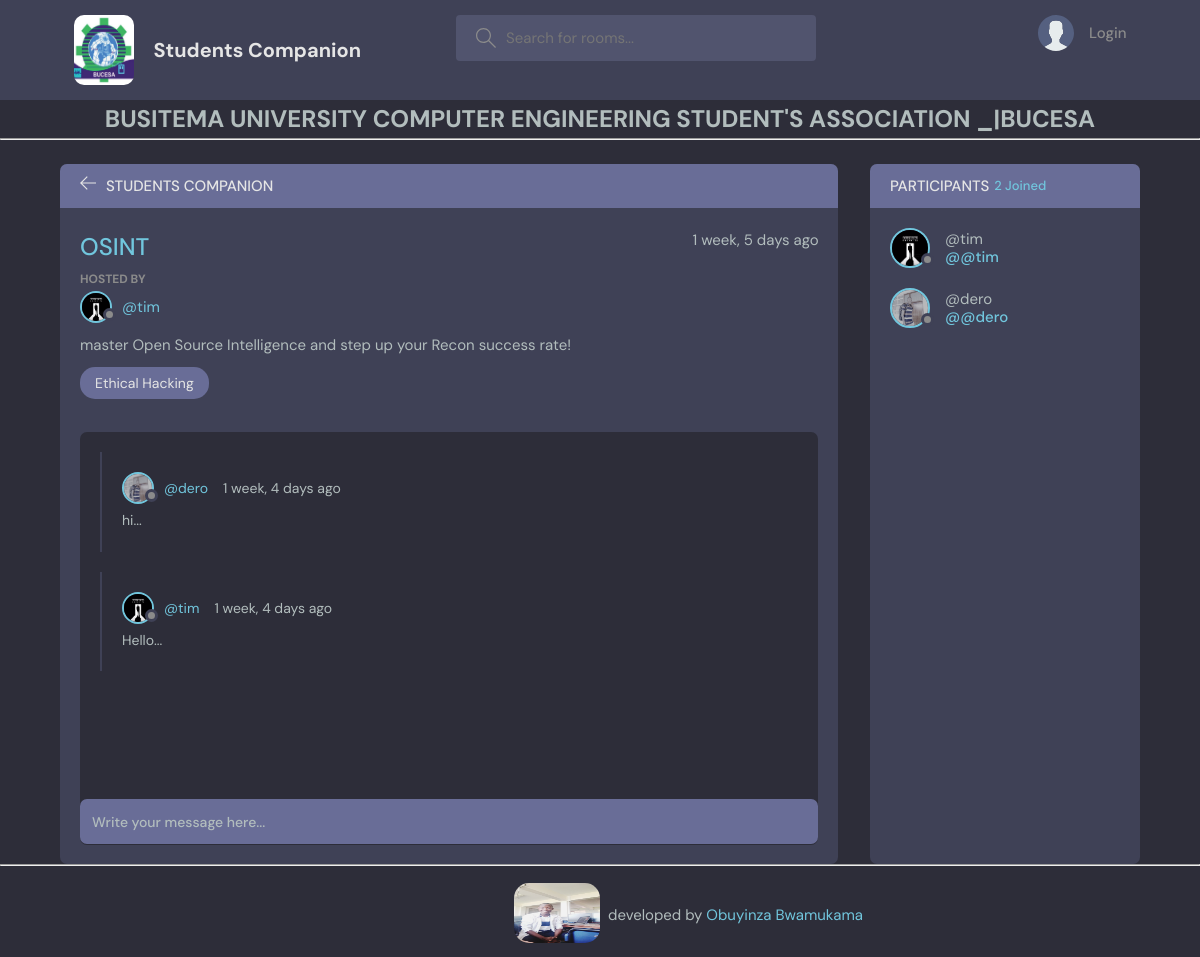
Page /room/2/ on the committed database.
### base/models.py (models this page shows, shortened)
class Room(models.Model):
    host = models.ForeignKey(User, on_delete=models.SET_NULL, null=True)
    topic = models.ForeignKey(Topic, on_delete=models.SET_NULL, null=True, blank=True)
    name = models.CharField(max_length=200)
    description = models.TextField(null=True, blank=True)
    participants = models.ManyToManyField(User, related_name = 'participants', blank= True)
    updated = models.DateTimeField(auto_now=True)
    created  = models.DateTimeField(auto_now_add=True)
    class Meta:
        ordering =['-updated', '-created']

class User(AbstractUser):
    name = models.CharField(max_length=200, null=True)
    email = models.EmailField(unique=True, null=True)
    bio = models.TextField(null=True)
    avatar = models.ImageField(null=True, default="avatar.svg")
    USERNAME_FIELD = 'email'
    REQUIRED_FIELDS = []

class Topic(models.Model):
    name = models.CharField(max_length=300)
    def __str__(self) -> str:
        return self.name

class Message(models.Model):
    user = models.ForeignKey(User, on_delete=models.CASCADE)
    room = models.ForeignKey(Room, on_delete=models.CASCADE)
    body = models.TextField()
    updated = models.DateTimeField(auto_now=True)
    created  = models.DateTimeField(auto_now_add=True)
    class Meta:
        ordering =['-updated', '-created']

### base/views.py (the view, shortened to what this page needs)
# urls.py: path('room/<str:pk>/', views.room, name= 'room'),
def room(request, pk):
    room = Room.objects.get(id=pk)
    topics = Topic.objects.all()
    room_messages = room.message_set.all().order_by ('-created')[0:2]
    participants = room.participants.all()
    context = {
        'participants':participants,
        'room_messages':room_messages,
        'room': room,
        'topics':topics
    }
    return render(request, 'base/room.html' , context)

### base/templates/base/room.html (shortened to what this page needs)
{% extends 'main.html' %}
{% block content %}
    <main class="profile-page layout layout--2">
      <div class="container">
        <div class="room">
          <div class="room__top">
            <div class="room__topLeft">
              <a href="{{request.META.HTTP_REFERER}}">
                <svg version="1.1" xmlns="http://www.w3.org/2000/svg" width="32" height="32" viewBox="0 0 32 32">
                  <title>arrow-left</title>
                  <path
                    d="M13.723 2.286l-13.723 13.714 13.719 13.714 1.616-1.611-10.96-10.96h27.625v-2.286h-27.625l10.965-10.965-1.616-1.607z"
                  ></path>
                </svg>
              </a>
              <h3 >Students Companion</h3>
            </div>
          </div>
          <div class="room__box scroll">
            <div class="room__header scroll">
              <div class="room__info">
                <h3>{{room.name}}</h3>
                <span>{{room.created|timesince}} ago</span>
              </div>
              <div class="room__hosted">
                <p>Hosted By</p>
                <a href="#" class="room__author">
                  <div class="avatar avatar--small">
                    <img src="{{room.host.avatar.url}}" />
                  </div>
                  <span>@{{room.host.username}}</span>
                </a>
              </div>
              <div class="room__details">
                {{room.description}}
              </div>
              <span class="room__topics">{{room.topic}}</span>
            </div>
            <div class="room__conversation">
              <div class="threads scroll">
                {% for room_message in room_messages %}
                <div class="thread">
                  <div class="thread__top">
                    <div class="thread__author">
                      <a href="{% url 'userprofile' room_message.user.id %}" class="thread__authorInfo">
                        <div class="avatar avatar--small">
                          <img src="{{room_message.user.avatar.url}}" />
                        </div>
                        <span>@{{room_message.user.username}}</span>
                      </a>
                      <span class="thread__date">{{room_message.created|timesince}} ago</span>
                    </div>
                  </div>
                  <div class="thread__details">
                  {{room_message.body}}...
                  </div>
                </div>
                {% endfor %}
              </div>
            </div>
          </div>
          <div class="room__message">
            <form action="" method="POST">
              <input name="body" placeholder="Write your message here..." />
            </form>
          </div>
        </div>
        <div class="participants">
          <h3 class="participants__top">Participants <span>{{participants.count}} Joined</span></h3>
          <div class="participants__list scroll">
            {% for participant in participants %}
            <a href="{% url 'userprofile' participant.id %}" class="participant">
              <div class="avatar avatar--medium">
                <img src="{{participant.avatar.url}}" />
              </div>
              <p>
                @{{participant.username}}
                <span>@@{{participant.username}}</span>
              </p>
            </a>
            {% endfor %}
          </div>
        </div>
      </div>
    </main>
  {% endblock content %}

### rows in the picture
Room: name "OSINT", created "1 week, 5 days", host.avatar (picture), host.username "tim", description "master Open Source Intelligence and step up your Recon success rate!", topic "Ethical Hacking"
Message: user.avatar (picture), user.username "dero", created "1 week, 4 days", body "hi"
Message: user.avatar (picture), user.username "tim", created "1 week, 4 days", body "Hello"
User: avatar (picture), username "tim"
User: avatar (picture), username "dero"

### other values in the picture
{{ participants.count }} "2"
